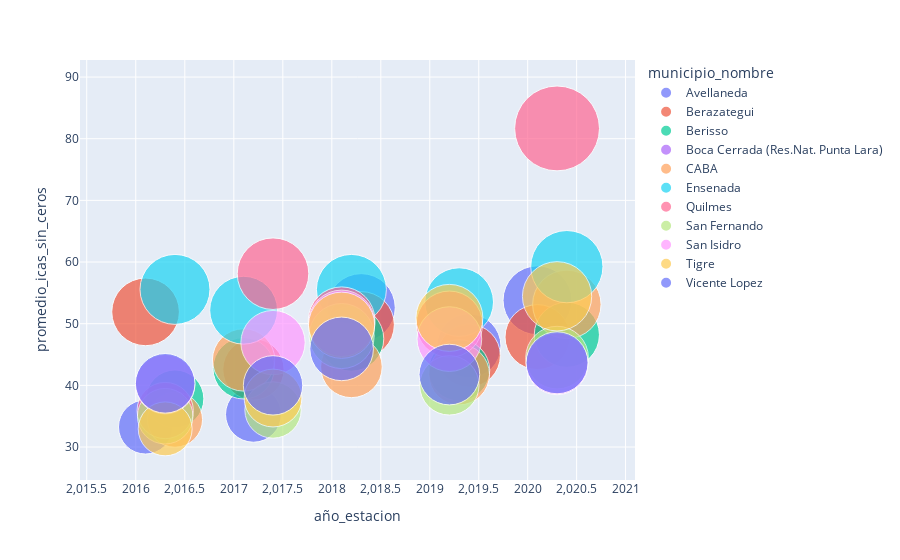
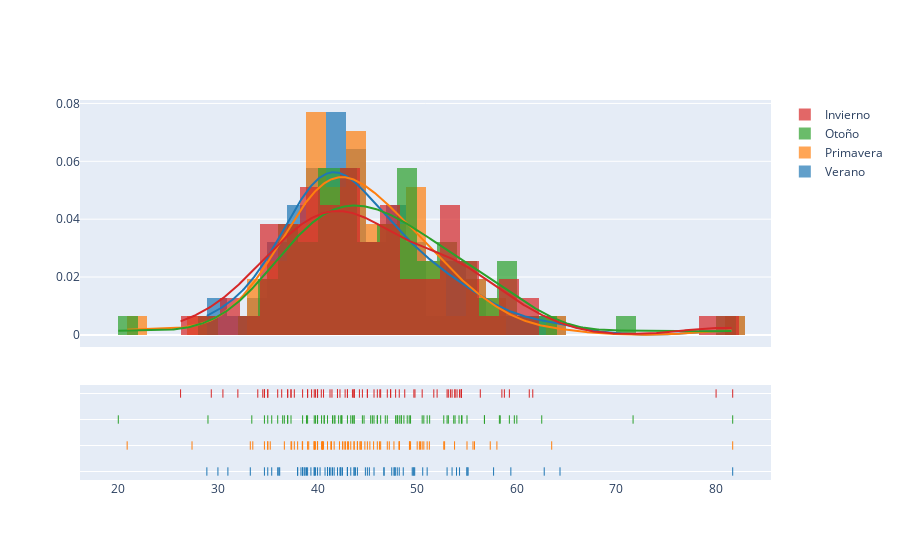
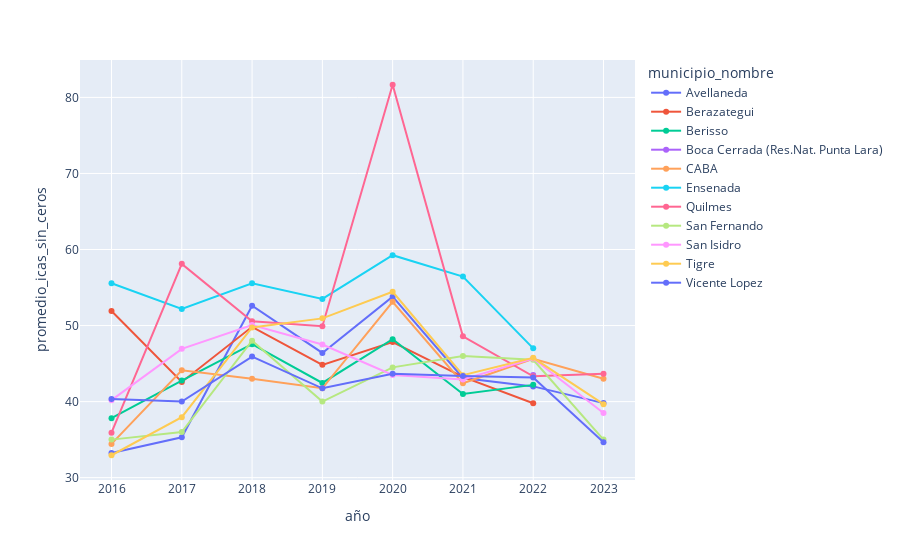

Source (notebook cell) for these figures, in order:
### Code cell
# Graficos para completar analisis descriptivo
plt.hist(df_agua_filtro['promedio_icas_sin_ceros'])
plt.xlabel('Promedio icas')
plt.ylabel('Frecuencia')
plt.title('Distribución del ICA')
plt.show()


fig = px.scatter(df_agua_filtro, x="año_estacion", y="promedio_icas_sin_ceros",
	         size="promedio_icas_sin_ceros", color="municipio_nombre",
                 hover_name="municipio_nombre", log_x=True, size_max=60)
fig.show()

hist_data = [df_agua_filtro['ica_verano'], df_agua_filtro['ica_primavera'], df_agua_filtro['ica_otoño'], df_agua_filtro['ica_invierno']]

group_labels = ['Verano', 'Primavera', 'Otoño', 'Invierno']

# Create distplot with custom bin_size
fig = ff.create_distplot(hist_data, group_labels, bin_size=2)
fig.show()

# Filtrar los datos por el rango de años de interés
df_2016_2020 = df_agua_filtro[(df_agua_filtro['año'] >= 2016) & (df_agua_filtro['año'] <= 2020)]
df_2016_2020['año_estacion'] = df_2016_2020['año'].astype(str) + '.' + (df_2016_2020.index % 4 + 1).astype(str)
df_agua_filtro['año_estacion'] = df_2016_2020['año'].astype(str) + '.' + (df_2016_2020.index % 4 + 1).astype(str)

df_grouped = df_2016_2020.groupby('año_estacion')['promedio_icas_sin_ceros'].mean()

# LINEPLOT
sns.lineplot(x='año_estacion', y='promedio_icas_sin_ceros', data=df_agua_filtro)

plt.xlabel('Año separado por estaciones')
plt.ylabel('Promedio ICA sin ceros')
plt.title('Evolución del Promedio ICA sin ceros (2016-2020)')

plt.show()


fig = px.line(df_agua_filtro, x='año', y='promedio_icas_sin_ceros', color='municipio_nombre', markers=True)
fig.show()


#Lista de años únicos
years = df_2016_2020['año'].unique()

### Figure 1 — Plotly figure (JSON) as saved in the notebook; plotly's stock layout.template omitted (floating-point values rounded to 4 significant figures)
{"data": [{"hovertemplate": "<b>%{hovertext}</b><br><br>municipio_nombre=Avellaneda<br>año_estacion=%{x}<br>promedio_icas_sin_ceros=%{marker.size}<extra></extra>", "hovertext": ["Avellaneda", "Avellaneda", "Avellaneda", "Avellaneda", "Avellaneda", "Avellaneda", "Avellaneda", "Avellaneda"], "legendgroup": "Avellaneda", "marker": {"color": "#636efa", "size": [33.25, 35.3, 52.6, 46.4, 53.8, 43.1, 42, 39.8], "sizemode": "area", "sizeref": 0.02269, "symbol": "circle"}, "mode": "markers", "name": "Avellaneda", "orientation": "v", "showlegend": true, "type": "scatter", "x": ["2016.1", "2017.2", "2018.3", "2019.4", "2020.1", null, null, null], "xaxis": "x", "y": [33.25, 35.3, 52.6, 46.4, 53.8, 43.1, 42, 39.8], "yaxis": "y"}, {"hovertemplate": "<b>%{hovertext}</b><br><br>municipio_nombre=Berazategui<br>año_estacion=%{x}<br>promedio_icas_sin_ceros=%{marker.size}<extra></extra>", "hovertext": ["Berazategui", "Berazategui", "Berazategui", "Berazategui", "Berazategui", "Berazategui", "Berazategui"], "legendgroup": "Berazategui", "marker": {"color": "#EF553B", "size": [51.92, 42.58, 49.83, 44.83, 47.83, 43.25, 39.78], "sizemode": "area", "sizeref": 0.02269, "symbol": "circle"}, "mode": "markers", "name": "Berazategui", "orientation": "v", "showlegend": true, "type": "scatter", "x": ["2016.1", "2017.2", "2018.3", "2019.4", "2020.1", null, null], "xaxis": "x", "y": [51.92, 42.58, 49.83, 44.83, 47.83, 43.25, 39.78], "yaxis": "y"}, {"hovertemplate": "<b>%{hovertext}</b><br><br>municipio_nombre=Berisso<br>año_estacion=%{x}<br>promedio_icas_sin_ceros=%{marker.size}<extra></extra>", "hovertext": ["Berisso", "Berisso", "Berisso", "Berisso", "Berisso", "Berisso", "Berisso"], "legendgroup": "Berisso", "marker": {"color": "#00cc96", "size": [37.82, 42.77, 47.55, 42.45, 48.2, 41, 42.2], "sizemode": "area", "sizeref": 0.02269, "symbol": "circle"}, "mode": "markers", "name": "Berisso", "orientation": "v", "showlegend": true, "type": "scatter", "x": ["2016.4", "2017.1", "2018.2", "2019.3", "2020.4", null, null], "xaxis": "x", "y": [37.82, 42.77, 47.55, 42.45, 48.2, 41, 42.2], "yaxis": "y"}, {"hovertemplate": "<b>%{hovertext}</b><br><br>municipio_nombre=Boca Cerrada (Res.Nat. Punta Lara)<br>año_estacion=%{x}<br>promedio_icas_sin_ceros=%{marker.size}<extra></extra>", "hovertext": ["Boca Cerrada (Res.Nat. Punta Lara)"], "legendgroup": "Boca Cerrada (Res.Nat. Punta Lara)", "marker": {"color": "#ab63fa", "size": [43.5], "sizemode": "area", "sizeref": 0.02269, "symbol": "circle"}, "mode": "markers", "name": "Boca Cerrada (Res.Nat. Punta Lara)", "orientation": "v", "showlegend": true, "type": "scatter", "x": [null], "xaxis": "x", "y": [43.5], "yaxis": "y"}, {"hovertemplate": "<b>%{hovertext}</b><br><br>municipio_nombre=CABA<br>año_estacion=%{x}<br>promedio_icas_sin_ceros=%{marker.size}<extra></extra>", "hovertext": ["CABA", "CABA", "CABA", "CABA", "CABA", "CABA", "CABA", "CABA"], "legendgroup": "CABA", "marker": {"color": "#FFA15A", "size": [34.44, 44.12, 43, 41.75, 53.12, 42.42, 45.62, 43], "sizemode": "area", "sizeref": 0.02269, "symbol": "circle"}, "mode": "markers", "name": "CABA", "orientation": "v", "showlegend": true, "type": "scatter", "x": ["2016.4", "2017.1", "2018.2", "2019.3", "2020.4", null, null, null], "xaxis": "x", "y": [34.44, 44.12, 43, 41.75, 53.12, 42.42, 45.62, 43], "yaxis": "y"}, {"hovertemplate": "<b>%{hovertext}</b><br><br>municipio_nombre=Ensenada<br>año_estacion=%{x}<br>promedio_icas_sin_ceros=%{marker.size}<extra></extra>", "hovertext": ["Ensenada", "Ensenada", "Ensenada", "Ensenada", "Ensenada", "Ensenada", "Ensenada"], "legendgroup": "Ensenada", "marker": {"color": "#19d3f3", "size": [55.56, 52.19, 55.56, 53.5, 59.25, 56.44, 47], "sizemode": "area", "sizeref": 0.02269, "symbol": "circle"}, "mode": "markers", "name": "Ensenada", "orientation": "v", "showlegend": true, "type": "scatter", "x": ["2016.4", "2017.1", "2018.2", "2019.3", "2020.4", null, null], "xaxis": "x", "y": [55.56, 52.19, 55.56, 53.5, 59.25, 56.44, 47], "yaxis": "y"}, {"hovertemplate": "<b>%{hovertext}</b><br><br>municipio_nombre=Quilmes<br>año_estacion=%{x}<br>promedio_icas_sin_ceros=%{marker.size}<extra></extra>", "hovertext": ["Quilmes", "Quilmes", "Quilmes", "Quilmes", "Quilmes", "Quilmes", "Quilmes", "Quilmes"], "legendgroup": "Quilmes", "marker": {"color": "#FF6692", "size": [35.92, 58.11, 50.56, 49.92, 81.67, 48.58, 43.33, 43.67], "sizemode": "area", "sizeref": 0.02269, "symbol": "circle"}, "mode": "markers", "name": "Quilmes", "orientation": "v", "showlegend": true, "type": "scatter", "x": ["2016.3", "2017.4", "2018.1", "2019.2", "2020.3", null, null, null], "xaxis": "x", "y": [35.92, 58.11, 50.56, 49.92, 81.67, 48.58, 43.33, 43.67], "yaxis": "y"}, {"hovertemplate": "<b>%{hovertext}</b><br><br>municipio_nombre=San Fernando<br>año_estacion=%{x}<br>promedio_icas_sin_ceros=%{marker.size}<extra></extra>", "hovertext": ["San Fernando", "San Fernando", "San Fernando", "San Fernando", "San Fernando", "San Fernando", "San Fernando", "San Fernando"], "legendgroup": "San Fernando", "marker": {"color": "#B6E880", "size": [35, 36, 48, 40, 44.5, 46, 45.5, 35], "sizemode": "area", "sizeref": 0.02269, "symbol": "circle"}, "mode": "markers", "name": "San Fernando", "orientation": "v", "showlegend": true, "type": "scatter", "x": ["2016.3", "2017.4", "2018.1", "2019.2", "2020.3", null, null, null], "xaxis": "x", "y": [35, 36, 48, 40, 44.5, 46, 45.5, 35], "yaxis": "y"}, {"hovertemplate": "<b>%{hovertext}</b><br><br>municipio_nombre=San Isidro<br>año_estacion=%{x}<br>promedio_icas_sin_ceros=%{marker.size}<extra></extra>", "hovertext": ["San Isidro", "San Isidro", "San Isidro", "San Isidro", "San Isidro", "San Isidro", "San Isidro", "San Isidro"], "legendgroup": "San Isidro", "marker": {"color": "#FF97FF", "size": [40.19, 46.94, 50.06, 47.5, 43.5, 42.92, 45.67, 38.5], "sizemode": "area", "sizeref": 0.02269, "symbol": "circle"}, "mode": "markers", "name": "San Isidro", "orientation": "v", "showlegend": true, "type": "scatter", "x": ["2016.3", "2017.4", "2018.1", "2019.2", "2020.3", null, null, null], "xaxis": "x", "y": [40.19, 46.94, 50.06, 47.5, 43.5, 42.92, 45.67, 38.5], "yaxis": "y"}, {"hovertemplate": "<b>%{hovertext}</b><br><br>municipio_nombre=Tigre<br>año_estacion=%{x}<br>promedio_icas_sin_ceros=%{marker.size}<extra></extra>", "hovertext": ["Tigre", "Tigre", "Tigre", "Tigre", "Tigre", "Tigre", "Tigre", "Tigre"], "legendgroup": "Tigre", "marker": {"color": "#FECB52", "size": [32.94, 37.94, 49.75, 50.94, 54.44, 43.47, 45.75, 39.67], "sizemode": "area", "sizeref": 0.02269, "symbol": "circle"}, "mode": "markers", "name": "Tigre", "orientation": "v", "showlegend": true, "type": "scatter", "x": ["2016.3", "2017.4", "2018.1", "2019.2", "2020.3", null, null, null], "xaxis": "x", "y": [32.94, 37.94, 49.75, 50.94, 54.44, 43.47, 45.75, 39.67], "yaxis": "y"}, {"hovertemplate": "<b>%{hovertext}</b><br><br>municipio_nombre=Vicente Lopez<br>año_estacion=%{x}<br>promedio_icas_sin_ceros=%{marker.size}<extra></extra>", "hovertext": ["Vicente Lopez", "Vicente Lopez", "Vicente Lopez", "Vicente Lopez", "Vicente Lopez", "Vicente Lopez", "Vicente Lopez", "Vicente Lopez"], "legendgroup": "Vicente Lopez", "marker": {"color": "#636efa", "size": [40.33, 40, 45.92, 41.75, 43.67, 43.36, 43.17, 34.67], "sizemode": "area", "sizeref": 0.02269, "symbol": "circle"}, "mode": "markers", "name": "Vicente Lopez", "orientation": "v", "showlegend": true, "type": "scatter", "x": ["2016.3", "2017.4", "2018.1", "2019.2", "2020.3", null, null, null], "xaxis": "x", "y": [40.33, 40, 45.92, 41.75, 43.67, 43.36, 43.17, 34.67], "yaxis": "y"}], "layout": {"legend": {"itemsizing": "constant", "title": {"text": "municipio_nombre"}, "tracegroupgap": 0}, "margin": {"t": 60}, "xaxis": {"anchor": "y", "domain": [0, 1], "title": {"text": "año_estacion"}, "type": "log"}, "yaxis": {"anchor": "x", "domain": [0, 1], "title": {"text": "promedio_icas_sin_ceros"}}}}

### Figure 2 — Plotly figure (JSON) as saved in the notebook; plotly's stock layout.template omitted (floating-point values rounded to 4 significant figures; data arrays with more than 128 entries replaced by an {"elided": "..."} marker saying what was removed)
{"data": [{"autobinx": false, "histnorm": "probability density", "legendgroup": "Verano", "marker": {"color": "rgb(31, 119, 180)"}, "name": "Verano", "opacity": 0.7, "type": "histogram", "x": [36.2, 31, 44.8, 48.6, 59.4, 41, 49.6, 39.8, 47.67, 43, 46.67, 43.33, 38.33, 39.67, 47.44, 35.4, 38.5, 47.8, 43.8, 48.2, 41.2, 45.2, 40, 33.25, 38.75, 43, 54.25, 53.5, 40.75, 55, 43, 40.25, 42.5, 42, 53, 62.75, 49.5, 49.75, 38.67, 53.94, 50.56, 64.33, 81.67, 45, 46.67, 43.67, 30, 36, 48, 41, 44, 41, 51, 35, 41.5, 42.25, 55, 47.75, 43, 39, 42.33, 38.5, 28.89, 36.11, 41.67, 55.11, 57.67, 38.89, 45.67, 39.67, 38, 38, 49.67, 42.33, 43.67, 41.33, 39.33, 34.67], "xaxis": "x", "xbins": {"end": 81.67, "size": 2, "start": 28.89}, "yaxis": "y"}, {"autobinx": false, "histnorm": "probability density", "legendgroup": "Primavera", "marker": {"color": "rgb(255, 127, 14)"}, "name": "Primavera", "opacity": 0.7, "type": "histogram", "x": [27.4, 40.6, 55.6, 42.2, 48.2, 47.2, 44.4, 39.8, 47.67, 44.33, 50.33, 41.67, 57.33, 41.33, 39.67, 38.47, 41.4, 48.2, 37.4, 48.2, 42.8, 40.4, 41, 33.5, 35.25, 40.5, 40.5, 52.75, 44.25, 45.62, 43, 45.25, 49.25, 63.5, 53.75, 55.75, 55, 42.5, 37.67, 50.5, 49.33, 37.33, 81.67, 50.67, 46.33, 43.67, 35, 40, 38, 40, 45, 51, 58, 35, 33.25, 39, 46, 44.75, 44, 47, 50, 38.5, 20.89, 39.11, 49.22, 46.22, 51.22, 43.11, 50.22, 39.67, 39.67, 36.67, 43.33, 44, 43.67, 42.67, 52.67, 34.67], "xaxis": "x", "xbins": {"end": 81.67, "size": 2, "start": 20.89}, "yaxis": "y"}, {"autobinx": false, "histnorm": "probability density", "legendgroup": "Otoño", "marker": {"color": "rgb(44, 160, 44)"}, "name": "Otoño", "opacity": 0.7, "type": "histogram", "x": [33.4, 29, 48.4, 40.4, 53.8, 40, 37, 39.8, 58.33, 36.67, 55, 49.33, 47.83, 42.33, 37.33, 35.4, 48.4, 54.2, 49.2, 48.2, 41, 46.8, 51, 36.5, 49, 45.5, 41.75, 53.12, 42.42, 41.5, 43, 56.75, 58.25, 62.5, 56.75, 59.25, 60, 54.5, 20, 71.67, 50.67, 46, 81.67, 45.33, 43.33, 43.67, 40, 36, 53, 37, 44.5, 46, 39, 35, 59.75, 48, 50.5, 51.25, 43.5, 40.67, 44.67, 38.5, 52.67, 38.89, 53.67, 48.67, 54.44, 42.11, 45.67, 39.67, 46.33, 48, 47, 40.67, 43.67, 42.44, 41.67, 34.67], "xaxis": "x", "xbins": {"end": 81.67, "size": 2, "start": 20}, "yaxis": "y"}, {"autobinx": false, "histnorm": "probability density", "legendgroup": "Invierno", "marker": {"color": "rgb(214, 39, 40)"}, "name": "Invierno", "opacity": 0.7, "type": "histogram", "x": [36, 40.6, 61.6, 54.4, 53.8, 44.2, 37, 39.8, 54, 46.33, 47.33, 45, 47.83, 49.67, 34.67, 42, 42.77, 40, 39.4, 48.2, 39, 36.4, 42, 34.5, 53.5, 43, 30.5, 53.12, 42.25, 40.38, 43, 80, 58.75, 54.25, 50.5, 59.25, 61.25, 41.25, 47.33, 56.33, 51.67, 52, 81.67, 53.33, 37, 43.67, 35, 32, 53, 42, 44.5, 46, 34, 35, 26.25, 58.5, 48.75, 46.25, 43.5, 45, 45.67, 38.5, 29.33, 37.67, 54.44, 53.78, 54.44, 49.78, 41.44, 39.67, 37.33, 37.33, 43.67, 40, 43.67, 47, 39, 34.67], "xaxis": "x", "xbins": {"end": 81.67, "size": 2, "start": 26.25}, "yaxis": "y"}, {"legendgroup": "Verano", "marker": {"color": "rgb(31, 119, 180)"}, "mode": "lines", "name": "Verano", "showlegend": false, "type": "scatter", "x": {"elided": "500 float values"}, "xaxis": "x", "y": {"elided": "500 float values"}, "yaxis": "y"}, {"legendgroup": "Primavera", "marker": {"color": "rgb(255, 127, 14)"}, "mode": "lines", "name": "Primavera", "showlegend": false, "type": "scatter", "x": {"elided": "500 float values"}, "xaxis": "x", "y": {"elided": "500 float values"}, "yaxis": "y"}, {"legendgroup": "Otoño", "marker": {"color": "rgb(44, 160, 44)"}, "mode": "lines", "name": "Otoño", "showlegend": false, "type": "scatter", "x": {"elided": "500 float values"}, "xaxis": "x", "y": {"elided": "500 float values"}, "yaxis": "y"}, {"legendgroup": "Invierno", "marker": {"color": "rgb(214, 39, 40)"}, "mode": "lines", "name": "Invierno", "showlegend": false, "type": "scatter", "x": {"elided": "500 float values"}, "xaxis": "x", "y": {"elided": "500 float values"}, "yaxis": "y"}, {"legendgroup": "Verano", "marker": {"color": "rgb(31, 119, 180)", "symbol": "line-ns-open"}, "mode": "markers", "name": "Verano", "showlegend": false, "type": "scatter", "x": [36.2, 31, 44.8, 48.6, 59.4, 41, 49.6, 39.8, 47.67, 43, 46.67, 43.33, 38.33, 39.67, 47.44, 35.4, 38.5, 47.8, 43.8, 48.2, 41.2, 45.2, 40, 33.25, 38.75, 43, 54.25, 53.5, 40.75, 55, 43, 40.25, 42.5, 42, 53, 62.75, 49.5, 49.75, 38.67, 53.94, 50.56, 64.33, 81.67, 45, 46.67, 43.67, 30, 36, 48, 41, 44, 41, 51, 35, 41.5, 42.25, 55, 47.75, 43, 39, 42.33, 38.5, 28.89, 36.11, 41.67, 55.11, 57.67, 38.89, 45.67, 39.67, 38, 38, 49.67, 42.33, 43.67, 41.33, 39.33, 34.67], "xaxis": "x", "y": ["Verano", "Verano", "Verano", "Verano", "Verano", "Verano", "Verano", "Verano", "Verano", "Verano", "Verano", "Verano", "Verano", "Verano", "Verano", "Verano", "Verano", "Verano", "Verano", "Verano", "Verano", "Verano", "Verano", "Verano", "Verano", "Verano", "Verano", "Verano", "Verano", "Verano", "Verano", "Verano", "Verano", "Verano", "Verano", "Verano", "Verano", "Verano", "Verano", "Verano", "Verano", "Verano", "Verano", "Verano", "Verano", "Verano", "Verano", "Verano", "Verano", "Verano", "Verano", "Verano", "Verano", "Verano", "Verano", "Verano", "Verano", "Verano", "Verano", "Verano", "Verano", "Verano", "Verano", "Verano", "Verano", "Verano", "Verano", "Verano", "Verano", "Verano", "Verano", "Verano", "Verano", "Verano", "Verano", "Verano", "Verano", "Verano"], "yaxis": "y2"}, {"legendgroup": "Primavera", "marker": {"color": "rgb(255, 127, 14)", "symbol": "line-ns-open"}, "mode": "markers", "name": "Primavera", "showlegend": false, "type": "scatter", "x": [27.4, 40.6, 55.6, 42.2, 48.2, 47.2, 44.4, 39.8, 47.67, 44.33, 50.33, 41.67, 57.33, 41.33, 39.67, 38.47, 41.4, 48.2, 37.4, 48.2, 42.8, 40.4, 41, 33.5, 35.25, 40.5, 40.5, 52.75, 44.25, 45.62, 43, 45.25, 49.25, 63.5, 53.75, 55.75, 55, 42.5, 37.67, 50.5, 49.33, 37.33, 81.67, 50.67, 46.33, 43.67, 35, 40, 38, 40, 45, 51, 58, 35, 33.25, 39, 46, 44.75, 44, 47, 50, 38.5, 20.89, 39.11, 49.22, 46.22, 51.22, 43.11, 50.22, 39.67, 39.67, 36.67, 43.33, 44, 43.67, 42.67, 52.67, 34.67], "xaxis": "x", "y": ["Primavera", "Primavera", "Primavera", "Primavera", "Primavera", "Primavera", "Primavera", "Primavera", "Primavera", "Primavera", "Primavera", "Primavera", "Primavera", "Primavera", "Primavera", "Primavera", "Primavera", "Primavera", "Primavera", "Primavera", "Primavera", "Primavera", "Primavera", "Primavera", "Primavera", "Primavera", "Primavera", "Primavera", "Primavera", "Primavera", "Primavera", "Primavera", "Primavera", "Primavera", "Primavera", "Primavera", "Primavera", "Primavera", "Primavera", "Primavera", "Primavera", "Primavera", "Primavera", "Primavera", "Primavera", "Primavera", "Primavera", "Primavera", "Primavera", "Primavera", "Primavera", "Primavera", "Primavera", "Primavera", "Primavera", "Primavera", "Primavera", "Primavera", "Primavera", "Primavera", "Primavera", "Primavera", "Primavera", "Primavera", "Primavera", "Primavera", "Primavera", "Primavera", "Primavera", "Primavera", "Primavera", "Primavera", "Primavera", "Primavera", "Primavera", "Primavera", "Primavera", "Primavera"], "yaxis": "y2"}, {"legendgroup": "Otoño", "marker": {"color": "rgb(44, 160, 44)", "symbol": "line-ns-open"}, "mode": "markers", "name": "Otoño", "showlegend": false, "type": "scatter", "x": [33.4, 29, 48.4, 40.4, 53.8, 40, 37, 39.8, 58.33, 36.67, 55, 49.33, 47.83, 42.33, 37.33, 35.4, 48.4, 54.2, 49.2, 48.2, 41, 46.8, 51, 36.5, 49, 45.5, 41.75, 53.12, 42.42, 41.5, 43, 56.75, 58.25, 62.5, 56.75, 59.25, 60, 54.5, 20, 71.67, 50.67, 46, 81.67, 45.33, 43.33, 43.67, 40, 36, 53, 37, 44.5, 46, 39, 35, 59.75, 48, 50.5, 51.25, 43.5, 40.67, 44.67, 38.5, 52.67, 38.89, 53.67, 48.67, 54.44, 42.11, 45.67, 39.67, 46.33, 48, 47, 40.67, 43.67, 42.44, 41.67, 34.67], "xaxis": "x", "y": ["Otoño", "Otoño", "Otoño", "Otoño", "Otoño", "Otoño", "Otoño", "Otoño", "Otoño", "Otoño", "Otoño", "Otoño", "Otoño", "Otoño", "Otoño", "Otoño", "Otoño", "Otoño", "Otoño", "Otoño", "Otoño", "Otoño", "Otoño", "Otoño", "Otoño", "Otoño", "Otoño", "Otoño", "Otoño", "Otoño", "Otoño", "Otoño", "Otoño", "Otoño", "Otoño", "Otoño", "Otoño", "Otoño", "Otoño", "Otoño", "Otoño", "Otoño", "Otoño", "Otoño", "Otoño", "Otoño", "Otoño", "Otoño", "Otoño", "Otoño", "Otoño", "Otoño", "Otoño", "Otoño", "Otoño", "Otoño", "Otoño", "Otoño", "Otoño", "Otoño", "Otoño", "Otoño", "Otoño", "Otoño", "Otoño", "Otoño", "Otoño", "Otoño", "Otoño", "Otoño", "Otoño", "Otoño", "Otoño", "Otoño", "Otoño", "Otoño", "Otoño", "Otoño"], "yaxis": "y2"}, {"legendgroup": "Invierno", "marker": {"color": "rgb(214, 39, 40)", "symbol": "line-ns-open"}, "mode": "markers", "name": "Invierno", "showlegend": false, "type": "scatter", "x": [36, 40.6, 61.6, 54.4, 53.8, 44.2, 37, 39.8, 54, 46.33, 47.33, 45, 47.83, 49.67, 34.67, 42, 42.77, 40, 39.4, 48.2, 39, 36.4, 42, 34.5, 53.5, 43, 30.5, 53.12, 42.25, 40.38, 43, 80, 58.75, 54.25, 50.5, 59.25, 61.25, 41.25, 47.33, 56.33, 51.67, 52, 81.67, 53.33, 37, 43.67, 35, 32, 53, 42, 44.5, 46, 34, 35, 26.25, 58.5, 48.75, 46.25, 43.5, 45, 45.67, 38.5, 29.33, 37.67, 54.44, 53.78, 54.44, 49.78, 41.44, 39.67, 37.33, 37.33, 43.67, 40, 43.67, 47, 39, 34.67], "xaxis": "x", "y": ["Invierno", "Invierno", "Invierno", "Invierno", "Invierno", "Invierno", "Invierno", "Invierno", "Invierno", "Invierno", "Invierno", "Invierno", "Invierno", "Invierno", "Invierno", "Invierno", "Invierno", "Invierno", "Invierno", "Invierno", "Invierno", "Invierno", "Invierno", "Invierno", "Invierno", "Invierno", "Invierno", "Invierno", "Invierno", "Invierno", "Invierno", "Invierno", "Invierno", "Invierno", "Invierno", "Invierno", "Invierno", "Invierno", "Invierno", "Invierno", "Invierno", "Invierno", "Invierno", "Invierno", "Invierno", "Invierno", "Invierno", "Invierno", "Invierno", "Invierno", "Invierno", "Invierno", "Invierno", "Invierno", "Invierno", "Invierno", "Invierno", "Invierno", "Invierno", "Invierno", "Invierno", "Invierno", "Invierno", "Invierno", "Invierno", "Invierno", "Invierno", "Invierno", "Invierno", "Invierno", "Invierno", "Invierno", "Invierno", "Invierno", "Invierno", "Invierno", "Invierno", "Invierno"], "yaxis": "y2"}], "layout": {"barmode": "overlay", "hovermode": "closest", "legend": {"traceorder": "reversed"}, "xaxis": {"anchor": "y2", "domain": [0, 1], "zeroline": false}, "yaxis": {"anchor": "free", "domain": [0.35, 1], "position": 0}, "yaxis2": {"anchor": "x", "domain": [0, 0.25], "dtick": 1, "showticklabels": false}}}

### Figure 3 — Plotly figure (JSON) as saved in the notebook; plotly's stock layout.template omitted (floating-point values rounded to 4 significant figures)
{"data": [{"hovertemplate": "municipio_nombre=Avellaneda<br>año=%{x}<br>promedio_icas_sin_ceros=%{y}<extra></extra>", "legendgroup": "Avellaneda", "line": {"color": "#636efa", "dash": "solid"}, "marker": {"symbol": "circle"}, "mode": "markers+lines", "name": "Avellaneda", "orientation": "v", "showlegend": true, "type": "scatter", "x": [2016, 2017, 2018, 2019, 2020, 2021, 2022, 2023], "xaxis": "x", "y": [33.25, 35.3, 52.6, 46.4, 53.8, 43.1, 42, 39.8], "yaxis": "y"}, {"hovertemplate": "municipio_nombre=Berazategui<br>año=%{x}<br>promedio_icas_sin_ceros=%{y}<extra></extra>", "legendgroup": "Berazategui", "line": {"color": "#EF553B", "dash": "solid"}, "marker": {"symbol": "circle"}, "mode": "markers+lines", "name": "Berazategui", "orientation": "v", "showlegend": true, "type": "scatter", "x": [2016, 2017, 2018, 2019, 2020, 2021, 2022], "xaxis": "x", "y": [51.92, 42.58, 49.83, 44.83, 47.83, 43.25, 39.78], "yaxis": "y"}, {"hovertemplate": "municipio_nombre=Berisso<br>año=%{x}<br>promedio_icas_sin_ceros=%{y}<extra></extra>", "legendgroup": "Berisso", "line": {"color": "#00cc96", "dash": "solid"}, "marker": {"symbol": "circle"}, "mode": "markers+lines", "name": "Berisso", "orientation": "v", "showlegend": true, "type": "scatter", "x": [2016, 2017, 2018, 2019, 2020, 2021, 2022], "xaxis": "x", "y": [37.82, 42.77, 47.55, 42.45, 48.2, 41, 42.2], "yaxis": "y"}, {"hovertemplate": "municipio_nombre=Boca Cerrada (Res.Nat. Punta Lara)<br>año=%{x}<br>promedio_icas_sin_ceros=%{y}<extra></extra>", "legendgroup": "Boca Cerrada (Res.Nat. Punta Lara)", "line": {"color": "#ab63fa", "dash": "solid"}, "marker": {"symbol": "circle"}, "mode": "markers+lines", "name": "Boca Cerrada (Res.Nat. Punta Lara)", "orientation": "v", "showlegend": true, "type": "scatter", "x": [2022], "xaxis": "x", "y": [43.5], "yaxis": "y"}, {"hovertemplate": "municipio_nombre=CABA<br>año=%{x}<br>promedio_icas_sin_ceros=%{y}<extra></extra>", "legendgroup": "CABA", "line": {"color": "#FFA15A", "dash": "solid"}, "marker": {"symbol": "circle"}, "mode": "markers+lines", "name": "CABA", "orientation": "v", "showlegend": true, "type": "scatter", "x": [2016, 2017, 2018, 2019, 2020, 2021, 2022, 2023], "xaxis": "x", "y": [34.44, 44.12, 43, 41.75, 53.12, 42.42, 45.62, 43], "yaxis": "y"}, {"hovertemplate": "municipio_nombre=Ensenada<br>año=%{x}<br>promedio_icas_sin_ceros=%{y}<extra></extra>", "legendgroup": "Ensenada", "line": {"color": "#19d3f3", "dash": "solid"}, "marker": {"symbol": "circle"}, "mode": "markers+lines", "name": "Ensenada", "orientation": "v", "showlegend": true, "type": "scatter", "x": [2016, 2017, 2018, 2019, 2020, 2021, 2022], "xaxis": "x", "y": [55.56, 52.19, 55.56, 53.5, 59.25, 56.44, 47], "yaxis": "y"}, {"hovertemplate": "municipio_nombre=Quilmes<br>año=%{x}<br>promedio_icas_sin_ceros=%{y}<extra></extra>", "legendgroup": "Quilmes", "line": {"color": "#FF6692", "dash": "solid"}, "marker": {"symbol": "circle"}, "mode": "markers+lines", "name": "Quilmes", "orientation": "v", "showlegend": true, "type": "scatter", "x": [2016, 2017, 2018, 2019, 2020, 2021, 2022, 2023], "xaxis": "x", "y": [35.92, 58.11, 50.56, 49.92, 81.67, 48.58, 43.33, 43.67], "yaxis": "y"}, {"hovertemplate": "municipio_nombre=San Fernando<br>año=%{x}<br>promedio_icas_sin_ceros=%{y}<extra></extra>", "legendgroup": "San Fernando", "line": {"color": "#B6E880", "dash": "solid"}, "marker": {"symbol": "circle"}, "mode": "markers+lines", "name": "San Fernando", "orientation": "v", "showlegend": true, "type": "scatter", "x": [2016, 2017, 2018, 2019, 2020, 2021, 2022, 2023], "xaxis": "x", "y": [35, 36, 48, 40, 44.5, 46, 45.5, 35], "yaxis": "y"}, {"hovertemplate": "municipio_nombre=San Isidro<br>año=%{x}<br>promedio_icas_sin_ceros=%{y}<extra></extra>", "legendgroup": "San Isidro", "line": {"color": "#FF97FF", "dash": "solid"}, "marker": {"symbol": "circle"}, "mode": "markers+lines", "name": "San Isidro", "orientation": "v", "showlegend": true, "type": "scatter", "x": [2016, 2017, 2018, 2019, 2020, 2021, 2022, 2023], "xaxis": "x", "y": [40.19, 46.94, 50.06, 47.5, 43.5, 42.92, 45.67, 38.5], "yaxis": "y"}, {"hovertemplate": "municipio_nombre=Tigre<br>año=%{x}<br>promedio_icas_sin_ceros=%{y}<extra></extra>", "legendgroup": "Tigre", "line": {"color": "#FECB52", "dash": "solid"}, "marker": {"symbol": "circle"}, "mode": "markers+lines", "name": "Tigre", "orientation": "v", "showlegend": true, "type": "scatter", "x": [2016, 2017, 2018, 2019, 2020, 2021, 2022, 2023], "xaxis": "x", "y": [32.94, 37.94, 49.75, 50.94, 54.44, 43.47, 45.75, 39.67], "yaxis": "y"}, {"hovertemplate": "municipio_nombre=Vicente Lopez<br>año=%{x}<br>promedio_icas_sin_ceros=%{y}<extra></extra>", "legendgroup": "Vicente Lopez", "line": {"color": "#636efa", "dash": "solid"}, "marker": {"symbol": "circle"}, "mode": "markers+lines", "name": "Vicente Lopez", "orientation": "v", "showlegend": true, "type": "scatter", "x": [2016, 2017, 2018, 2019, 2020, 2021, 2022, 2023], "xaxis": "x", "y": [40.33, 40, 45.92, 41.75, 43.67, 43.36, 43.17, 34.67], "yaxis": "y"}], "layout": {"legend": {"title": {"text": "municipio_nombre"}, "tracegroupgap": 0}, "margin": {"t": 60}, "xaxis": {"anchor": "y", "domain": [0, 1], "title": {"text": "año"}}, "yaxis": {"anchor": "x", "domain": [0, 1], "title": {"text": "promedio_icas_sin_ceros"}}}}
